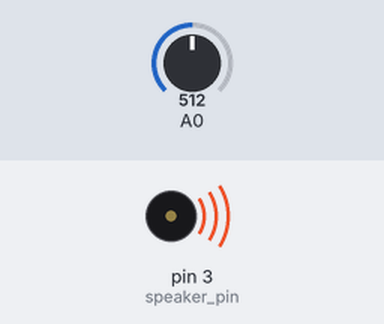
The sketch below on a simulated Arduino Uno, built with avr-gcc and run on an emulated ATmega328P. Parts: buzzer (waves = sounding). The inputs (shaded band) are chosen by the test bench; at power-on: A0 = 512. What the sketch prints to the serial monitor is not drawn.

Above: at 0.1 s.
Timing chart, 0 to 1.6 s (numbered marks = the images above):
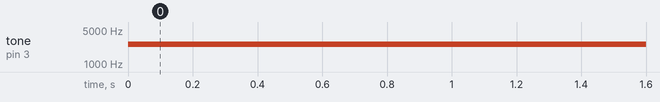

Measured:
- by itself, tone on pin 3 (speaker_pin): silent → 2552 Hz at 0.00 s

The sketch:

tone-range-serial.ino
```cpp
int sensorValue;
int frequency;
int speaker_pin = 3;

void setup() {
  Serial.begin(9600);
}

// the loop routine runs over and over again forever:
void loop() {
  // read the input on analog pin 0:
  sensorValue = analogRead(A0);

  // scale the value to the range used by tone()
  // tone can go from 31 to 65535 but the must useful tones are 100 to 5,000 Htz using a piezo crystal
  frequency = map(sensorValue, 0, 1023, 100, 5000);

  // print out the value you read:
  Serial.print("Pot value=");
  Serial.print(sensorValue);
  Serial.print("  tone frequency=");
  Serial.println(frequency);

  tone(speaker_pin, frequency);
  delay(100); // wait for a 1/10th of second
}
```
